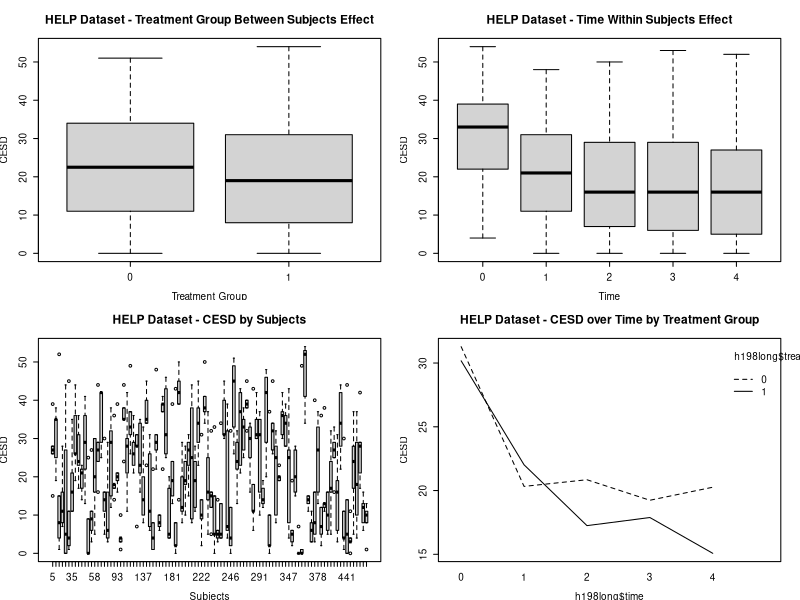
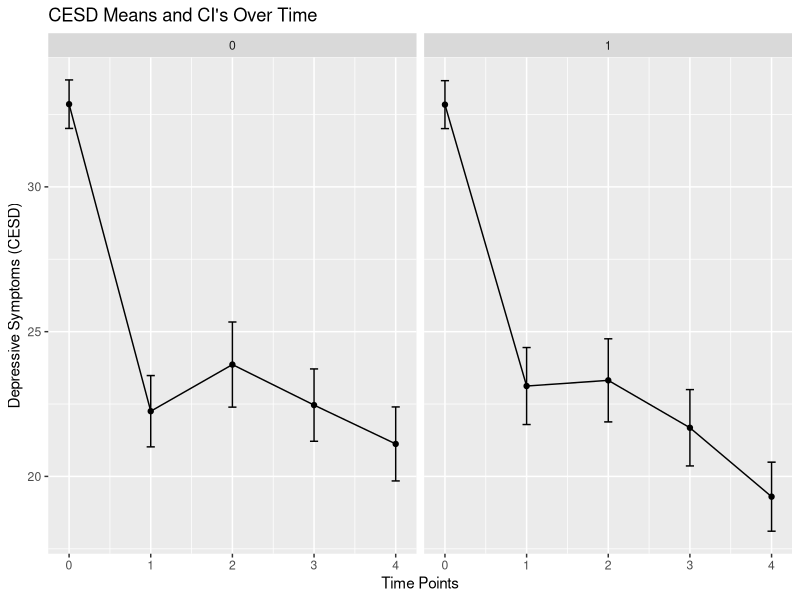

Here is the R script that generated these plots, in order:
## ---- chunk 1
# set up knitr options
knitr::opts_chunk$set(echo = TRUE)
knitr::opts_chunk$set(message = FALSE)
knitr::opts_chunk$set(warning = FALSE)
## ---- chunk 2
library(tidyverse)
library(haven)

helpdat <- haven::read_spss("helpmkh.sav")

h1 <- helpdat %>%
  select(id, treat, cesd, cesd1, cesd2, cesd3, cesd4)
## ---- chunk 3
# compute number of missing values
# across the 5 time points of cesd measurements
h1$nmiss_cesd <- rowSums(is.na(h1[,3:7]))
table(h1$nmiss_cesd)

# keep only the 98 cases with complete data
# where nmiss_cesd equals 0 (none missing)
h198 <- h1 %>%
  filter(nmiss_cesd==0)
## ---- chunk 4
# put into a long format
h198long <- h198 %>%
  gather(key=item,
         value=value,
         -c(id,treat,nmiss_cesd)) 

# rename the variables
names(h198long) <- c("id","treat",
                     "nmiss_cesd","cesditem","cesdvalue")

# add a time variable to long format
h198long <- h198long %>%
  mutate(time=c(rep(0,98),
                rep(1,98),
                rep(2,98),
                rep(3,98),
                rep(4,98)))
## ---- chunk 5
# conver these into factors
h198long$id <- factor(h198long$id) # subject id
h198long$treat <- factor(h198long$treat) # group - between factor
h198long$time <- factor(h198long$time) # time - within factor
## ---- chunk 6
m2 <- aov(cesdvalue ~ treat*time + Error(id/time), 
          data=h198long) 
summary(m2)
## ---- chunk 7
# Graphs - Main effects and interaction graphs
par(mfrow=c(2, 2), cex=0.6, mar=c(4, 4, 4, 2), mex=0.8) 

# sets up for 4 graphs on a page. The next 4 statements ask for main effect means, then the Group x Time interaction effect.
plot(h198long$cesdvalue ~ h198long$treat,
     main="HELP Dataset - Treatment Group Between Subjects Effect", 
     xlab="Treatment Group", ylab="CESD")
plot(h198long$cesdvalue ~ h198long$time,
     main="HELP Dataset - Time Within Subjects Effect", 
     xlab="Time",ylab="CESD")
plot(h198long$cesdvalue ~ h198long$id,
     main="HELP Dataset - CESD by Subjects", 
     xlab="Subjects",ylab="CESD")
interaction.plot(h198long$time,
                 h198long$treat,
                 h198long$cesdvalue,
                 main="HELP Dataset - CESD over Time by Treatment Group", 
                 ylab="CESD")
## ---- chunk 8
h1 <- helpdat %>%
  select(id, treat, cesd, cesd1, cesd2, cesd3, cesd4)

# use all available data
# restructure into long format

h1long <- h1 %>%
  gather(key=item,
         value=value,
         -c(id,treat),
         na.rm=FALSE)

names(h1long) <- c("id","treat","cesditem","cesdvalue")

# add a time variable to long format
h1long <- h1long %>%
  mutate(time=c(rep(0,453),
                rep(1,453),
                rep(2,453),
                rep(3,453),
                rep(4,453)))
## ---- chunk 9
# Error Bar Plots
# from the cookbook for R
## Gives count, mean, standard deviation, standard error of the mean, and confidence interval (default 95%).
##   data: a data frame.
##   measurevar: the name of a column that contains the variable to be summariezed
##   groupvars: a vector containing names of columns that contain grouping variables
##   na.rm: a boolean that indicates whether to ignore NA's
##   conf.interval: the percent range of the confidence interval (default is 95%)
summarySE <- function(data=NULL, measurevar, groupvars=NULL, na.rm=FALSE,
                      conf.interval=.95, .drop=TRUE) {
  library(plyr)
  
  # New version of length which can handle NA's: if na.rm==T, don't count them
  length2 <- function (x, na.rm=FALSE) {
    if (na.rm) sum(!is.na(x))
    else       length(x)
  }
  
  # This does the summary. For each group's data frame, return a vector with
  # N, mean, and sd
  datac <- ddply(data, groupvars, .drop=.drop,
                 .fun = function(xx, col) {
                   c(N    = length2(xx[[col]], na.rm=na.rm),
                     mean = mean   (xx[[col]], na.rm=na.rm),
                     sd   = sd     (xx[[col]], na.rm=na.rm)
                   )
                 },
                 measurevar
  )
  
  # Rename the "mean" column    
  datac <- rename(datac, c("mean" = measurevar))
  
  datac$se <- datac$sd / sqrt(datac$N)  # Calculate standard error of the mean
  
  # Confidence interval multiplier for standard error
  # Calculate t-statistic for confidence interval: 
  # e.g., if conf.interval is .95, use .975 (above/below), and use df=N-1
  ciMult <- qt(conf.interval/2 + .5, datac$N-1)
  datac$ci <- datac$se * ciMult
  
  return(datac)
}

h1long_nomiss <- na.omit(h1long)
#table(h1long_nomiss$time)

h1se <- summarySE(h1long_nomiss, 
                  measurevar="cesdvalue", 
                  groupvars=c("time","treat"))

ggplot(h1se, aes(x=time, y=cesdvalue)) + 
  geom_errorbar(aes(ymin=cesdvalue-se, ymax=cesdvalue+se), 
                width=.1) +
  geom_line() +
  geom_point() +
  xlab("Time Points") +
  ylab("Depressive Symptoms (CESD)") +
  ggtitle("CESD Means and CI's Over Time") +
  facet_wrap(~treat)
## ---- chunk 10
# MLM Approach
# use nlme package
library(nlme)

lme1 <- nlme::lme(cesdvalue ~ time*treat,
            data=h1long,
            random= ~1 | id,
            method="REML",
            na.action=na.omit)
# get summary - model coefficients
# tests coefficients not equal to 0
summary(lme1)

# get anova tables - both
# of these yield type III Sums of Squares
anova.lme(lme1, type="marginal")
car::Anova(lme1, type="III")
## ---- chunk 11
# you can also use the lme4 package
# read more at https://freshbiostats.wordpress.com/2013/07/28/mixed-models-in-r-lme4-nlme-both/
# and just google nlme vs lme4 package

# flip treat and run again
h1long <- h1long %>%
  mutate(treat_flip = as.numeric(treat==0))

lme2 <- nlme::lme(cesdvalue ~ time*treat_flip,
            data=h1long,
            random= ~1 | id,
            method="REML",
            na.action=na.omit)
# get summary - model coefficients
# tests coefficients not equal to 0
summary(lme2)

# get anova tables - both
# of these yield type III Sums of Squares
anova.lme(lme2, type="marginal")
car::Anova(lme2, type="III")
